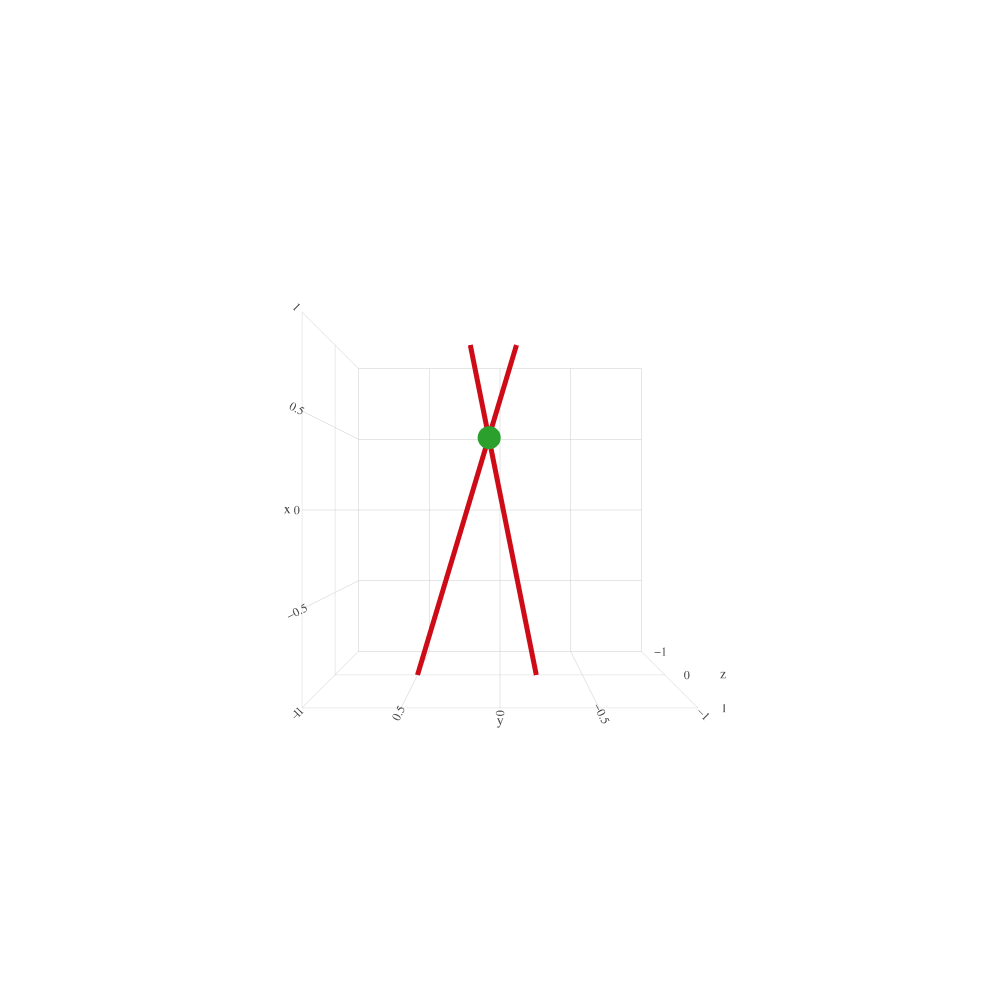

Notebook source saved alongside this figure:
### Code cell
objs = [line1,line2,point]
data = [o.goify() for o in objs]
fig = go.Figure(data=data,layout=layout)
plot = py.iplot(fig)

### Figure 1 — Plotly figure (JSON) as saved in the notebook; plotly's stock layout.template omitted (floating-point values rounded to 4 significant figures)
{"data": [{"line": {"color": "rgb(205, 12, 24)", "width": 10}, "mode": "lines", "type": "scatter3d", "x": [-9.523, -7.395, -5.266, -3.138, -1.009, 1.119, 3.248, 5.376, 7.505, 9.633], "y": [3.057, 2.418, 1.78, 1.141, 0.5028, -0.1358, -0.7743, -1.413, -2.051, -2.69], "z": [0, 0, 0, 0, 0, 0, 0, 0, 0, 0]}, {"line": {"color": "rgb(205, 12, 24)", "width": 10}, "mode": "lines", "type": "scatter3d", "x": [-9.802, -7.623, -5.444, -3.265, -1.086, 1.093, 3.272, 5.452, 7.631, 9.81], "y": [-1.98, -1.545, -1.109, -0.673, -0.2371, 0.1987, 0.6345, 1.07, 1.506, 1.942], "z": [0, 0, 0, 0, 0, 0, 0, 0, 0, 0]}, {"mode": "markers", "type": "scatter3d", "x": [0.44], "y": [0.068], "z": [0]}], "layout": {"font": {"family": "Verdana"}, "height": 1000, "plot_bgcolor": "rgb(255, 255, 255)", "scene": {"aspectmode": "cube", "camera": {"center": {"x": 0, "y": 0, "z": 0}, "eye": {"x": 0, "y": 0, "z": 3}}, "xaxis": {"autorange": false, "range": [-1, 1], "zeroline": false}, "yaxis": {"autorange": false, "range": [-1, 1], "zeroline": false}, "zaxis": {"autorange": false, "range": [-1, 1], "zeroline": false}}, "showlegend": false, "width": 1000}}
